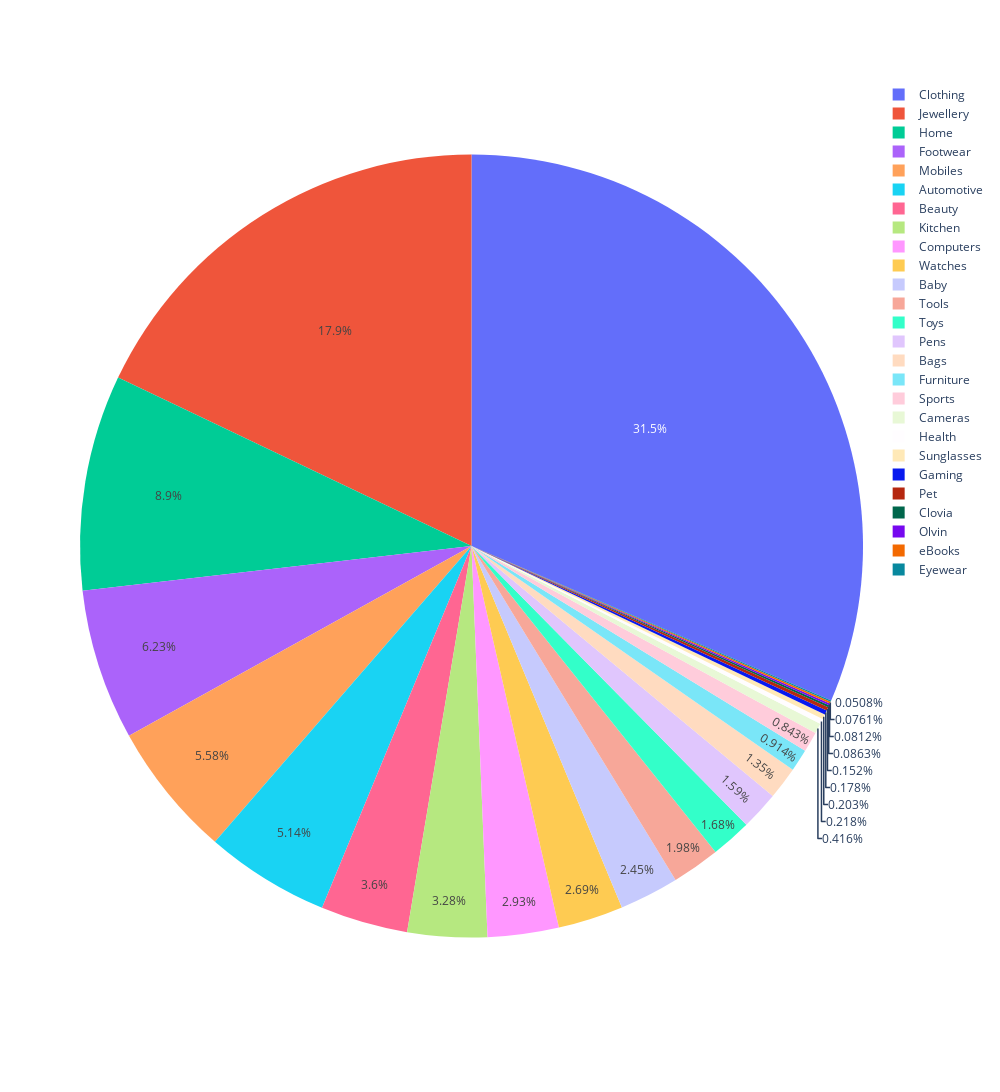

The notebook cell saved with this chart:
### Code cell
# Interactive Plot.
fig = px.pie(categories_counts_df, values='Count', names='Category', width = 1000, height = 3000)
fig.show()

### Figure 1 — Plotly figure (JSON) as saved in the notebook; plotly's stock layout.template omitted (floating-point values rounded to 4 significant figures)
{"data": [{"domain": {"x": [0, 1], "y": [0, 1]}, "hovertemplate": "Category=%{label}<br>Count=%{value}<extra></extra>", "labels": ["Clothing", "Jewellery", "Home", "Footwear", "Mobiles", "Automotive", "Beauty", "Kitchen", "Computers", "Watches", "Baby", "Tools", "Toys", "Pens", "Bags", "Furniture", "Sports", "Cameras", "Health", "Sunglasses", "Gaming", "Pet", "Clovia", "Olvin", "eBooks", "Eyewear"], "legendgroup": "", "name": "", "showlegend": true, "type": "pie", "values": [6198, 3531, 1753, 1227, 1099, 1012, 710, 647, 578, 530, 483, 391, 330, 313, 265, 180, 166, 82, 43, 40, 35, 30, 17, 16, 15, 10]}], "layout": {"height": 3000, "legend": {"tracegroupgap": 0}, "margin": {"t": 60}, "width": 1000}}
